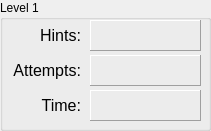
     <widget class="QGroupBox" name="groupLevel1">
      <property name="geometry">
       <rect>
        <x>10</x>
        <y>20</y>
        <width>211</width>
        <height>131</height>
       </rect>
      </property>
      <property name="title">
       <string>Level 1</string>
      </property>
      <widget class="QLabel" name="lblHintsLevel1">
       <property name="geometry">
        <rect>
         <x>90</x>
         <y>20</y>
         <width>111</width>
         <height>31</height>
        </rect>
       </property>
       <property name="frameShape">
        <enum>QFrame::Panel</enum>
       </property>
       <property name="frameShadow">
        <enum>QFrame::Raised</enum>
       </property>
       <property name="text">
        <string/>
       </property>
      </widget>
      <widget class="QLabel" name="label_14">
       <property name="geometry">
        <rect>
         <x>0</x>
         <y>60</y>
         <width>81</width>
         <height>21</height>
        </rect>
       </property>
       <property name="font">
        <font>
         <pointsize>12</pointsize>
        </font>
       </property>
       <property name="layoutDirection">
        <enum>Qt::LeftToRight</enum>
       </property>
       <property name="text">
        <string>Attempts:</string>
       </property>
       <property name="alignment">
        <set>Qt::AlignRight|Qt::AlignTrailing|Qt::AlignVCenter</set>
       </property>
      </widget>
      <widget class="QLabel" name="lblTimeLevel1">
       <property name="geometry">
        <rect>
         <x>90</x>
         <y>90</y>
         <width>111</width>
         <height>31</height>
        </rect>
       </property>
       <property name="frameShape">
        <enum>QFrame::Panel</enum>
       </property>
       <property name="frameShadow">
        <enum>QFrame::Raised</enum>
       </property>
       <property name="text">
        <string/>
       </property>
      </widget>
      <widget class="QLabel" name="lblAttemptsLevel1">
       <property name="geometry">
        <rect>
         <x>90</x>
         <y>55</y>
         <width>111</width>
         <height>31</height>
        </rect>
       </property>
       <property name="frameShape">
        <enum>QFrame::Panel</enum>
       </property>
       <property name="frameShadow">
        <enum>QFrame::Raised</enum>
       </property>
       <property name="text">
        <string/>
       </property>
      </widget>
      <widget class="QLabel" name="label_17">
       <property name="geometry">
        <rect>
         <x>10</x>
         <y>25</y>
         <width>71</width>
         <height>21</height>
        </rect>
       </property>
       <property name="font">
        <font>
         <pointsize>12</pointsize>
        </font>
       </property>
       <property name="layoutDirection">
        <enum>Qt::LeftToRight</enum>
       </property>
       <property name="text">
        <string>Hints:</string>
       </property>
       <property name="alignment">
        <set>Qt::AlignRight|Qt::AlignTrailing|Qt::AlignVCenter</set>
       </property>
      </widget>
      <widget class="QLabel" name="label_18">
       <property name="geometry">
        <rect>
         <x>10</x>
         <y>90</y>
         <width>71</width>
         <height>31</height>
        </rect>
       </property>
       <property name="font">
        <font>
         <pointsize>12</pointsize>
        </font>
       </property>
       <property name="layoutDirection">
        <enum>Qt::LeftToRight</enum>
       </property>
       <property name="text">
        <string>Time:</string>
       </property>
       <property name="alignment">
        <set>Qt::AlignRight|Qt::AlignTrailing|Qt::AlignVCenter</set>
       </property>
      </widget>
     </widget>
